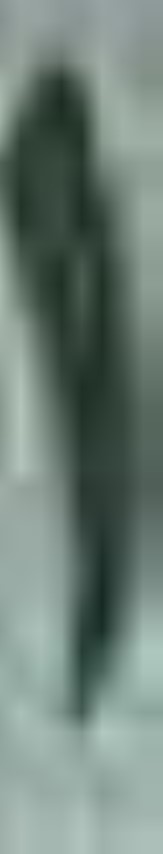
#> input picture dataset/1/1 (6).jpg, 163 x 854 px; its folder holds only this picture in this run
$ jupyter execute --allow-errors OCR.ipynb
#> lines starting #> are read from the running program, lines starting #| are printed output that depends on the picture
[cell 1]
import numpy as np
import pandas as pd
import os
import cv2 as cv
from skimage.feature import hog
from matplotlib import pyplot as plt
from sklearn.model_selection import train_test_split
from sklearn.linear_model import LogisticRegression
from sklearn.metrics import accuracy_score
from sklearn import svm
from joblib import dump
from imblearn.over_sampling import RandomOverSampler

[cell 2]
image_path = r"C:\Users\Twins\Documents\ShareX\Screenshots\2023-12\brave_T9ycxB9MYu.png"
img = cv.imread(image_path)
# Convert the image to grayscale
#> (the rest of this cell did not finish here and is left out)

[cell 3]
columns = ["images" , "label" ]
data = []
labels = []

[cell 4]
dataset = 'dataset'
paths = os.listdir(dataset)
for path in paths:
    images = os.listdir('dataset/'+path)
    for img_path in images:
        img = cv.imread('dataset/'+path+"/"+img_path)
#> img is the input picture: shape (854, 163, 3); mean B, G, R 121.3, 129.6, 111.5
        img = cv.resize(img,(32,64))
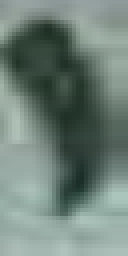
#> img: shape (64, 32, 3) (shown 4 times larger); mean B, G, R 121.2, 129.5, 111.5
        gray = cv.cvtColor(img, cv.COLOR_BGR2GRAY)
        describtor= hog(gray,orientations=9,pixels_per_cell=(8,8), cells_per_block=(1, 1))
#> describtor = 288 values, max 0.96 at index 124, min 0 at index 5, mean 0.269
        data.append((describtor).flatten())
        labels.append(path)
#> pass 2 of the loop `for path in paths:`:
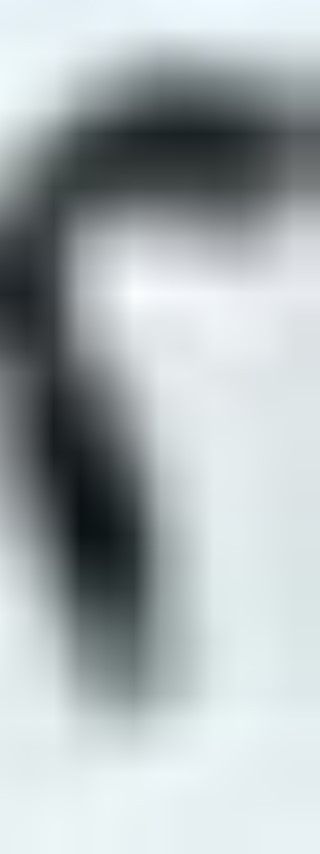
#> input picture dataset/2/2 (10).jpg, 320 x 854 px
#> img is the input picture: shape (854, 320, 3); mean B, G, R 181, 178.9, 170.8
#> `img = cv.resize(img,(32,64))`:
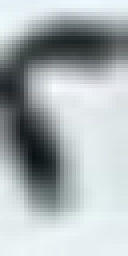
#> img: shape (64, 32, 3) (shown 4 times larger); mean B, G, R 180.8, 178.7, 170.6
#> describtor = 288 values, max 0.974 at index 187, min 0 at index 7, mean 0.232

[cell 5]
df= pd.DataFrame(data)
#> df = table of 2 rows and 288 columns
df["label"] = labels

[cell 6]
plt.figure(figsize = (20,8))
plt.hist(df["label"],bins=26,)
plt.xticks()
plt.xlabel('Label')
plt.ylabel('Frequency')
plt.title('Distribution of Labels')
plt.show()
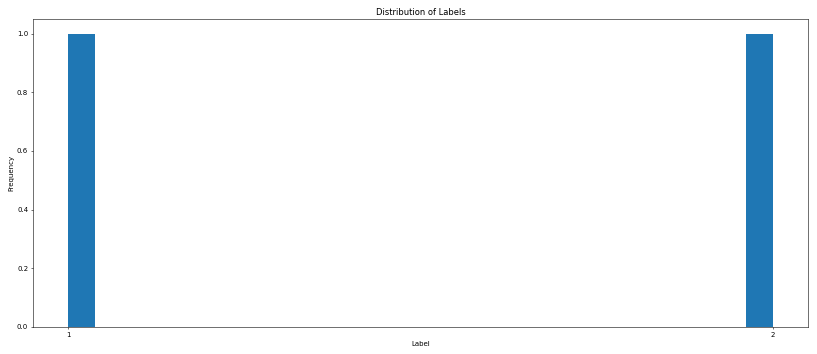
#> figure drawn by matplotlib, 1 panel

[cell 7]
df.info()
#| <class 'pandas.core.frame.DataFrame'>
#| RangeIndex: 2 entries, 0 to 1
#| Columns: 289 entries, 0 to label
#| dtypes: float64(288), object(1)
#| memory usage: 4.6+ KB

[cell 8]
df = df.dropna(axis=1)
#> df = table of 2 rows and 289 columns

[cell 9]
df.info()
#| <class 'pandas.core.frame.DataFrame'>
#| RangeIndex: 2 entries, 0 to 1
#| Columns: 289 entries, 0 to label
#| dtypes: float64(288), object(1)
#| memory usage: 4.6+ KB

[cell 10]
X = df.drop(columns='label')
#> X = table of 2 rows and 288 columns
y= df['label']

[cell 11]
# [4 lines of commented-out code are left out]

[cell 12]
X_train, X_test, y_train, y_test = train_test_split(
    X,y,test_size=0.4,random_state=42
)
#> X_train = table of 1 rows and 288 columns; X_test = table of 1 rows and 288 columns
